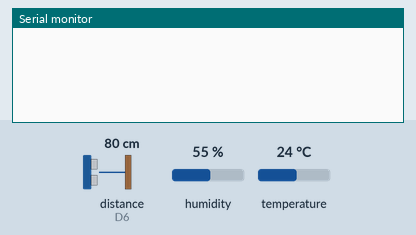
This sketch was run on a simulated ESP8266 (NodeMCU). Parts: the last lines printed to the serial monitor. Wiring (inferred from the names in the program): ultrasonic range finder: trigger D5; echo D6. The test bench sets the inputs (shaded band); at power-on: distance to the obstacle (sensor on D6) 80 cm, humidity 55 %, temperature 24 °C. The echo pulse lasts 58.3 µs per cm; WiFi joins after 1.5 s; servers stay silent unless stated.

Above: at 3.0 s.
3.1 s: distance to the obstacle (sensor on D6) set to 2 cm
At 6.2 s:
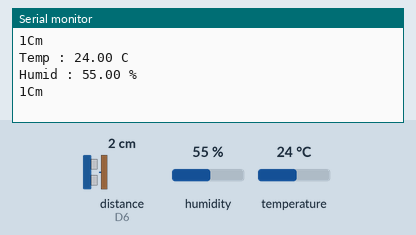
6.3 s: humidity set to 22 %
7.8 s: temperature set to 12 °C
At 9.0 s:
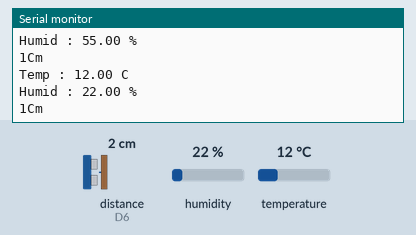
9.3 s: distance to the obstacle (sensor on D6) set to 4 cm
At 10.6 s:
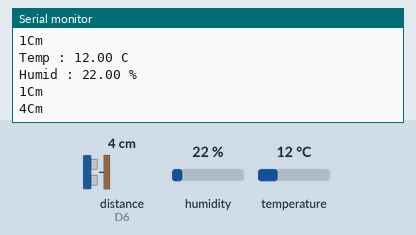
10.8 s: humidity set to 40 %
At 11.5 s:
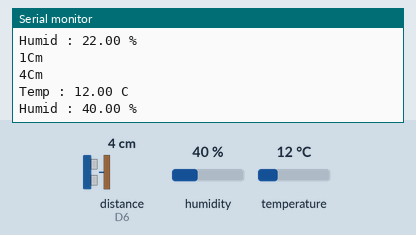

Measured:
- after the input at 3.1 s, the serial monitor: prints a new line after 0.70 s (image 1)
- after the input at 7.8 s, the serial monitor: prints a new line at once (image 2)
- after the input at 9.3 s, the serial monitor: prints a new line after 0.50 s (image 3)
- after the input at 10.8 s, the serial monitor: prints a new line at once (image 4)

The sketch:

blynk_DHT22_Ultralsonic.ino
```cpp
#define BLYNK_PRINT Serial
#include <ESP8266WiFi.h>
#include <BlynkSimpleEsp8266.h>
#include <DHT.h>

char auth[] = "aVviPhZMMDlIyuiY-qiTZm1GIRcFsm-X";
char ssid[] = "AndroidAPDCC4";
char pass[] = "wzcn9521";

#define TRIGGERPIN D5   // ultrasonic
#define ECHOPIN D6      // ultrasonic
#define DHTPIN D2       // What digital pin we're connected to

// Uncomment whatever type you're using!
//#define DHTTYPE DHT11     // DHT 11
#define DHTTYPE DHT22   // DHT 22, AM2302, AM2321
//#define DHTTYPE DHT21   // DHT 21, AM2301

DHT dht(DHTPIN, DHTTYPE);
WidgetLCD lcd(V2);
BlynkTimer timer;

void sendSensor()
{
  float h = dht.readHumidity();
  float t = dht.readTemperature(); // or dht.readTemperature(true) for Fahrenheit

  if (isnan(h) || isnan(t)) {
    Serial.println("Failed to read from DHT sensor!");
    return;
  }
  Serial.print("Temp : ");
  Serial.print(t);
  Serial.println(" C");
  Serial.print("Humid : ");
  Serial.print(h);
  Serial.println(" %");

  Blynk.virtualWrite(V5, h);
  Blynk.virtualWrite(V6, t);
  if(t>30){
    Blynk.email("vorasit.pin@gmail.com","อุณภูมิสูง","อุณภูมิสูงมากกก");
    Blynk.notify("มีการแจ้งเตือน - อุณภูมิสูงมากกก");
  }
}

void sendUltrasonic()
{
  lcd.clear(); //Use it to clear the LCD Widget
  lcd.print(0, 0, "Distance in cm");
  long duration, distance;
  digitalWrite(TRIGGERPIN, LOW);
  delayMicroseconds(3);

  digitalWrite(TRIGGERPIN, HIGH);
  delayMicroseconds(12);

  digitalWrite(TRIGGERPIN, LOW);
  duration = pulseIn(ECHOPIN, HIGH);
  distance = (duration/2) / 29.1;
  Serial.print(distance);
  Serial.println("Cm");
  lcd.print(7, 1, distance);
  if(distance<10){
    Blynk.email("vorasit.pin@gmail.com","ถังขยะเต็มแล้ว","ถังขยะเต็มให้จัดเก็บด่วน");
    Blynk.notify("มีการแจ้งเตือน -Bin is full");
  }

}

void setup()
{
  // Debug console
  Serial.begin(9600);
  pinMode(TRIGGERPIN, OUTPUT);
  pinMode(ECHOPIN, INPUT);
  Blynk.begin(auth,ssid,pass);
  //Blynk.begin(auth, ssid, pass, "prakitblog.com", 8181);

  dht.begin();

  // Setup a function to be called every second
  timer.setInterval(3000L, sendSensor);
  timer.setInterval(2000L, sendUltrasonic);
}

void loop()
{
  Blynk.run();
  timer.run();
}
```
